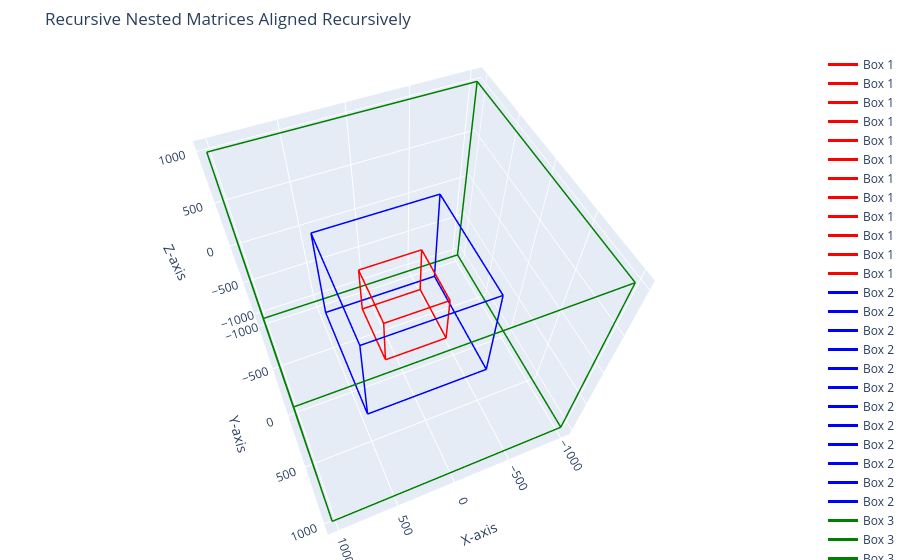

Here is the notebook cell this chart was saved with:
### Code cell
import numpy as np
import plotly.graph_objects as go

def create_single_matrix(center, frame_size):
    """
    Create a single matrix (box) with a given center and frame size.

    Args:
        center (tuple): The center of the matrix (x, y, z).
        frame_size (int): The size of the matrix.

    Returns:
        dict: Dictionary containing vertices and edges of the matrix.
    """
    half = frame_size / 2
    cx, cy, cz = center

    vertices = np.array([
        [cx - half, cy - half, cz - half],  # Bottom-left-front
        [cx + half, cy - half, cz - half],  # Bottom-right-front
        [cx + half, cy + half, cz - half],  # Top-right-front
        [cx - half, cy + half, cz - half],  # Top-left-front
        [cx - half, cy - half, cz + half],  # Bottom-left-back
        [cx + half, cy - half, cz + half],  # Bottom-right-back
        [cx + half, cy + half, cz + half],  # Top-right-back
        [cx - half, cy + half, cz + half],  # Top-left-back
    ])

    edges = [
        (0, 1), (1, 2), (2, 3), (3, 0),  # Bottom face
        (4, 5), (5, 6), (6, 7), (7, 4),  # Top face
        (0, 4), (1, 5), (2, 6), (3, 7)   # Vertical edges
    ]

    return {'vertices': vertices, 'edges': edges, 'frame_size': frame_size}

def recursive_matrices(frame_size, recursion_depth):
    """
    Generate recursive matrices starting at (0, 0, 0) and using the calculated center of the previous box.

    Args:
        frame_size (int): The base size of the smallest matrix.
        recursion_depth (int): The number of recursive levels.

    Returns:
        list: A list of matrices with their vertices and edges.
    """
    matrices = []
    center = (0, 0, 0)

    for i in range(recursion_depth):
        current_size = frame_size * (2 ** i)
        matrix = create_single_matrix(center, current_size)
        matrices.append(matrix)
        # Calculate the new center as the center of the previous matrix
        center = tuple(np.mean(matrix['vertices'], axis=0))

    return matrices

def visualize_recursive_matrices_plotly(matrices):
    """
    Visualize recursive matrices in 3D using Plotly.

    Args:
        matrices (list): A list of dictionaries containing vertices and edges.
    """
    fig = go.Figure()

    colors = ['red', 'blue', 'green', 'purple', 'orange']

    for i, matrix in enumerate(matrices):
        vertices = matrix['vertices']
        edges = matrix['edges']
        color = colors[i % len(colors)]

        # Add edges as 3D lines
        for edge in edges:
            start, end = edge
            fig.add_trace(go.Scatter3d(
                x=[vertices[start][0], vertices[end][0]],
                y=[vertices[start][1], vertices[end][1]],
                z=[vertices[start][2], vertices[end][2]],
                mode='lines',
                line=dict(color=color, width=3),
                name=f'Box {i + 1}'
            ))

    # Set layout
    fig.update_layout(
        title="Recursive Nested Matrices Aligned Recursively",
        scene=dict(
            xaxis_title="X-axis",
            yaxis_title="Y-axis",
            zaxis_title="Z-axis",
            aspectmode='cube'
        ),
        margin=dict(l=0, r=0, t=50, b=0)
    )

    fig.show()

def main():
    frame_size = 512  # Base size of the smallest matrix
    recursion_depth = 3  # Number of recursive levels

    matrices = recursive_matrices(frame_size, recursion_depth)
    visualize_recursive_matrices_plotly(matrices)

if __name__ == "__main__":
    main()

### Figure 1 — Plotly figure (JSON) as saved in the notebook; plotly's stock layout.template omitted (floating-point values rounded to 4 significant figures)
{"data": [{"line": {"color": "red", "width": 3}, "mode": "lines", "name": "Box 1", "type": "scatter3d", "x": [-256, 256], "y": [-256, -256], "z": [-256, -256]}, {"line": {"color": "red", "width": 3}, "mode": "lines", "name": "Box 1", "type": "scatter3d", "x": [256, 256], "y": [-256, 256], "z": [-256, -256]}, {"line": {"color": "red", "width": 3}, "mode": "lines", "name": "Box 1", "type": "scatter3d", "x": [256, -256], "y": [256, 256], "z": [-256, -256]}, {"line": {"color": "red", "width": 3}, "mode": "lines", "name": "Box 1", "type": "scatter3d", "x": [-256, -256], "y": [256, -256], "z": [-256, -256]}, {"line": {"color": "red", "width": 3}, "mode": "lines", "name": "Box 1", "type": "scatter3d", "x": [-256, 256], "y": [-256, -256], "z": [256, 256]}, {"line": {"color": "red", "width": 3}, "mode": "lines", "name": "Box 1", "type": "scatter3d", "x": [256, 256], "y": [-256, 256], "z": [256, 256]}, {"line": {"color": "red", "width": 3}, "mode": "lines", "name": "Box 1", "type": "scatter3d", "x": [256, -256], "y": [256, 256], "z": [256, 256]}, {"line": {"color": "red", "width": 3}, "mode": "lines", "name": "Box 1", "type": "scatter3d", "x": [-256, -256], "y": [256, -256], "z": [256, 256]}, {"line": {"color": "red", "width": 3}, "mode": "lines", "name": "Box 1", "type": "scatter3d", "x": [-256, -256], "y": [-256, -256], "z": [-256, 256]}, {"line": {"color": "red", "width": 3}, "mode": "lines", "name": "Box 1", "type": "scatter3d", "x": [256, 256], "y": [-256, -256], "z": [-256, 256]}, {"line": {"color": "red", "width": 3}, "mode": "lines", "name": "Box 1", "type": "scatter3d", "x": [256, 256], "y": [256, 256], "z": [-256, 256]}, {"line": {"color": "red", "width": 3}, "mode": "lines", "name": "Box 1", "type": "scatter3d", "x": [-256, -256], "y": [256, 256], "z": [-256, 256]}, {"line": {"color": "blue", "width": 3}, "mode": "lines", "name": "Box 2", "type": "scatter3d", "x": [-512, 512], "y": [-512, -512], "z": [-512, -512]}, {"line": {"color": "blue", "width": 3}, "mode": "lines", "name": "Box 2", "type": "scatter3d", "x": [512, 512], "y": [-512, 512], "z": [-512, -512]}, {"line": {"color": "blue", "width": 3}, "mode": "lines", "name": "Box 2", "type": "scatter3d", "x": [512, -512], "y": [512, 512], "z": [-512, -512]}, {"line": {"color": "blue", "width": 3}, "mode": "lines", "name": "Box 2", "type": "scatter3d", "x": [-512, -512], "y": [512, -512], "z": [-512, -512]}, {"line": {"color": "blue", "width": 3}, "mode": "lines", "name": "Box 2", "type": "scatter3d", "x": [-512, 512], "y": [-512, -512], "z": [512, 512]}, {"line": {"color": "blue", "width": 3}, "mode": "lines", "name": "Box 2", "type": "scatter3d", "x": [512, 512], "y": [-512, 512], "z": [512, 512]}, {"line": {"color": "blue", "width": 3}, "mode": "lines", "name": "Box 2", "type": "scatter3d", "x": [512, -512], "y": [512, 512], "z": [512, 512]}, {"line": {"color": "blue", "width": 3}, "mode": "lines", "name": "Box 2", "type": "scatter3d", "x": [-512, -512], "y": [512, -512], "z": [512, 512]}, {"line": {"color": "blue", "width": 3}, "mode": "lines", "name": "Box 2", "type": "scatter3d", "x": [-512, -512], "y": [-512, -512], "z": [-512, 512]}, {"line": {"color": "blue", "width": 3}, "mode": "lines", "name": "Box 2", "type": "scatter3d", "x": [512, 512], "y": [-512, -512], "z": [-512, 512]}, {"line": {"color": "blue", "width": 3}, "mode": "lines", "name": "Box 2", "type": "scatter3d", "x": [512, 512], "y": [512, 512], "z": [-512, 512]}, {"line": {"color": "blue", "width": 3}, "mode": "lines", "name": "Box 2", "type": "scatter3d", "x": [-512, -512], "y": [512, 512], "z": [-512, 512]}, {"line": {"color": "green", "width": 3}, "mode": "lines", "name": "Box 3", "type": "scatter3d", "x": [-1024, 1024], "y": [-1024, -1024], "z": [-1024, -1024]}, {"line": {"color": "green", "width": 3}, "mode": "lines", "name": "Box 3", "type": "scatter3d", "x": [1024, 1024], "y": [-1024, 1024], "z": [-1024, -1024]}, {"line": {"color": "green", "width": 3}, "mode": "lines", "name": "Box 3", "type": "scatter3d", "x": [1024, -1024], "y": [1024, 1024], "z": [-1024, -1024]}, {"line": {"color": "green", "width": 3}, "mode": "lines", "name": "Box 3", "type": "scatter3d", "x": [-1024, -1024], "y": [1024, -1024], "z": [-1024, -1024]}, {"line": {"color": "green", "width": 3}, "mode": "lines", "name": "Box 3", "type": "scatter3d", "x": [-1024, 1024], "y": [-1024, -1024], "z": [1024, 1024]}, {"line": {"color": "green", "width": 3}, "mode": "lines", "name": "Box 3", "type": "scatter3d", "x": [1024, 1024], "y": [-1024, 1024], "z": [1024, 1024]}, {"line": {"color": "green", "width": 3}, "mode": "lines", "name": "Box 3", "type": "scatter3d", "x": [1024, -1024], "y": [1024, 1024], "z": [1024, 1024]}, {"line": {"color": "green", "width": 3}, "mode": "lines", "name": "Box 3", "type": "scatter3d", "x": [-1024, -1024], "y": [1024, -1024], "z": [1024, 1024]}, {"line": {"color": "green", "width": 3}, "mode": "lines", "name": "Box 3", "type": "scatter3d", "x": [-1024, -1024], "y": [-1024, -1024], "z": [-1024, 1024]}, {"line": {"color": "green", "width": 3}, "mode": "lines", "name": "Box 3", "type": "scatter3d", "x": [1024, 1024], "y": [-1024, -1024], "z": [-1024, 1024]}, {"line": {"color": "green", "width": 3}, "mode": "lines", "name": "Box 3", "type": "scatter3d", "x": [1024, 1024], "y": [1024, 1024], "z": [-1024, 1024]}, {"line": {"color": "green", "width": 3}, "mode": "lines", "name": "Box 3", "type": "scatter3d", "x": [-1024, -1024], "y": [1024, 1024], "z": [-1024, 1024]}], "layout": {"autosize": true, "margin": {"b": 0, "l": 0, "r": 0, "t": 50}, "scene": {"aspectmode": "cube", "aspectratio": {"x": 1, "y": 1, "z": 1}, "camera": {"center": {"x": 0, "y": 0, "z": 0}, "eye": {"x": 0.4725, "y": 1.141, "z": 1.778}, "projection": {"type": "perspective"}, "up": {"x": 0, "y": 0, "z": 1}}, "xaxis": {"title": {"text": "X-axis"}, "type": "linear"}, "yaxis": {"title": {"text": "Y-axis"}, "type": "linear"}, "zaxis": {"title": {"text": "Z-axis"}, "type": "linear"}}, "title": {"text": "Recursive Nested Matrices Aligned Recursively"}}}
